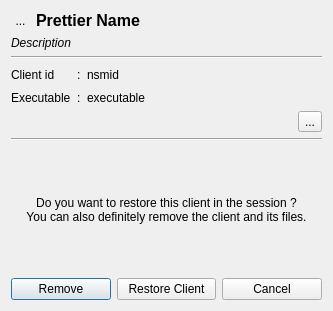
<?xml version="1.0" encoding="UTF-8"?>
<ui version="4.0">
 <class>Dialog</class>
 <widget class="QDialog" name="Dialog">
  <property name="geometry">
   <rect>
    <x>0</x>
    <y>0</y>
    <width>333</width>
    <height>311</height>
   </rect>
  </property>
  <property name="windowTitle">
   <string>Trashed client</string>
  </property>
  <layout class="QVBoxLayout" name="verticalLayout">
   <item>
    <layout class="QHBoxLayout" name="horizontalLayout_2">
     <item>
      <widget class="FakeToolButton" name="toolButtonIcon">
       <property name="styleSheet">
        <string notr="true">QToolButton{border:none}</string>
       </property>
       <property name="text">
        <string>...</string>
       </property>
       <property name="icon">
        <iconset theme="application-pdf">
         <normaloff>.</normaloff>.</iconset>
       </property>
       <property name="iconSize">
        <size>
         <width>64</width>
         <height>64</height>
        </size>
       </property>
      </widget>
     </item>
     <item>
      <widget class="QLabel" name="labelPrettierName">
       <property name="font">
        <font>
         <pointsize>12</pointsize>
         <weight>75</weight>
         <bold>true</bold>
        </font>
       </property>
       <property name="text">
        <string>Prettier Name</string>
       </property>
      </widget>
     </item>
    </layout>
   </item>
   <item>
    <widget class="QLabel" name="labelDescription">
     <property name="font">
      <font>
       <italic>true</italic>
      </font>
     </property>
     <property name="text">
      <string>Description</string>
     </property>
    </widget>
   </item>
   <item>
    <widget class="Line" name="line">
     <property name="orientation">
      <enum>Qt::Horizontal</enum>
     </property>
    </widget>
   </item>
   <item>
    <layout class="QGridLayout" name="gridLayout">
     <item row="0" column="0">
      <widget class="QLabel" name="label_3">
       <property name="text">
        <string>Client id</string>
       </property>
      </widget>
     </item>
     <item row="1" column="0">
      <widget class="QLabel" name="label_4">
       <property name="sizePolicy">
        <sizepolicy hsizetype="Maximum" vsizetype="Preferred">
         <horstretch>0</horstretch>
         <verstretch>0</verstretch>
        </sizepolicy>
       </property>
       <property name="text">
        <string>Executable</string>
       </property>
      </widget>
     </item>
     <item row="0" column="1">
      <widget class="QLabel" name="label_7">
       <property name="sizePolicy">
        <sizepolicy hsizetype="Fixed" vsizetype="Preferred">
         <horstretch>0</horstretch>
         <verstretch>0</verstretch>
        </sizepolicy>
       </property>
       <property name="text">
        <string>:</string>
       </property>
      </widget>
     </item>
     <item row="1" column="1">
      <widget class="QLabel" name="label_5">
       <property name="sizePolicy">
        <sizepolicy hsizetype="Fixed" vsizetype="Preferred">
         <horstretch>0</horstretch>
         <verstretch>0</verstretch>
        </sizepolicy>
       </property>
       <property name="text">
        <string>:</string>
       </property>
      </widget>
     </item>
     <item row="0" column="2">
      <widget class="QLabel" name="labelId">
       <property name="text">
        <string>nsmid</string>
       </property>
      </widget>
     </item>
     <item row="0" column="3">
      <spacer name="horizontalSpacer_2">
       <property name="orientation">
        <enum>Qt::Horizontal</enum>
       </property>
       <property name="sizeHint" stdset="0">
        <size>
         <width>40</width>
         <height>20</height>
        </size>
       </property>
      </spacer>
     </item>
     <item row="1" column="2">
      <widget class="QLabel" name="labelExecutable">
       <property name="text">
        <string>executable</string>
       </property>
      </widget>
     </item>
    </layout>
   </item>
   <item>
    <layout class="QHBoxLayout" name="horizontalLayout_3">
     <item>
      <spacer name="horizontalSpacer_3">
       <property name="orientation">
        <enum>Qt::Horizontal</enum>
       </property>
       <property name="sizeHint" stdset="0">
        <size>
         <width>40</width>
         <height>20</height>
        </size>
       </property>
      </spacer>
     </item>
     <item>
      <widget class="QToolButton" name="toolButtonAdvanced">
       <property name="toolTip">
        <string>&lt;html&gt;&lt;head/&gt;&lt;body&gt;&lt;p&gt;Get more informations on this trashed client.&lt;/p&gt;&lt;/body&gt;&lt;/html&gt;</string>
       </property>
       <property name="text">
        <string>...</string>
       </property>
       <property name="icon">
        <iconset theme="dialog-information">
         <normaloff>.</normaloff>.</iconset>
       </property>
      </widget>
     </item>
    </layout>
   </item>
   <item>
    <widget class="Line" name="line_2">
     <property name="orientation">
      <enum>Qt::Horizontal</enum>
     </property>
    </widget>
   </item>
   <item>
    <spacer name="verticalSpacer">
     <property name="orientation">
      <enum>Qt::Vertical</enum>
     </property>
     <property name="sizeHint" stdset="0">
      <size>
       <width>20</width>
       <height>40</height>
      </size>
     </property>
    </spacer>
   </item>
   <item>
    <widget class="QLabel" name="label_11">
     <property name="text">
      <string>&lt;html&gt;&lt;head/&gt;&lt;body&gt;&lt;p align=&quot;center&quot;&gt;Do you want to restore this client in the session ?&lt;br/&gt;You can also definitely remove the client and its files.&lt;/p&gt;&lt;/body&gt;&lt;/html&gt;</string>
     </property>
    </widget>
   </item>
   <item>
    <spacer name="verticalSpacer_2">
     <property name="orientation">
      <enum>Qt::Vertical</enum>
     </property>
     <property name="sizeHint" stdset="0">
      <size>
       <width>20</width>
       <height>40</height>
      </size>
     </property>
    </spacer>
   </item>
   <item>
    <layout class="QHBoxLayout" name="horizontalLayout">
     <item>
      <widget class="QPushButton" name="pushButtonRemove">
       <property name="toolTip">
        <string>&lt;html&gt;&lt;head/&gt;&lt;body&gt;&lt;p&gt;Remove definitely the client and its files.&lt;/p&gt;&lt;/body&gt;&lt;/html&gt;</string>
       </property>
       <property name="text">
        <string>Remove</string>
       </property>
       <property name="icon">
        <iconset theme="draw-eraser-delete-objects">
         <normaloff>.</normaloff>.</iconset>
       </property>
      </widget>
     </item>
     <item>
      <widget class="QPushButton" name="pushButtonRestore">
       <property name="toolTip">
        <string>&lt;html&gt;&lt;head/&gt;&lt;body&gt;&lt;p&gt;Restore this client in current session.&lt;/p&gt;&lt;/body&gt;&lt;/html&gt;</string>
       </property>
       <property name="text">
        <string>Restore Client</string>
       </property>
       <property name="icon">
        <iconset theme="restoration">
         <normaloff>.</normaloff>.</iconset>
       </property>
      </widget>
     </item>
     <item>
      <widget class="QPushButton" name="pushButtonCancel">
       <property name="text">
        <string>Cancel</string>
       </property>
       <property name="icon">
        <iconset theme="dialog-cancel">
         <normaloff>.</normaloff>.</iconset>
       </property>
      </widget>
     </item>
    </layout>
   </item>
  </layout>
 </widget>
 <customwidgets>
  <customwidget>
   <class>FakeToolButton</class>
   <extends>QToolButton</extends>
   <header>..surclassed_widgets</header>
  </customwidget>
 </customwidgets>
 <resources/>
 <connections>
  <connection>
   <sender>pushButtonCancel</sender>
   <signal>clicked()</signal>
   <receiver>Dialog</receiver>
   <slot>reject()</slot>
   <hints>
    <hint type="sourcelabel">
     <x>279</x>
     <y>286</y>
    </hint>
    <hint type="destinationlabel">
     <x>166</x>
     <y>155</y>
    </hint>
   </hints>
  </connection>
  <connection>
   <sender>pushButtonRestore</sender>
   <signal>clicked()</signal>
   <receiver>Dialog</receiver>
   <slot>accept()</slot>
   <hints>
    <hint type="sourcelabel">
     <x>166</x>
     <y>286</y>
    </hint>
    <hint type="destinationlabel">
     <x>166</x>
     <y>155</y>
    </hint>
   </hints>
  </connection>
 </connections>
</ui>
